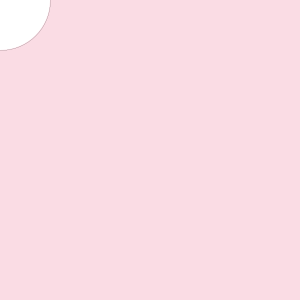
Frame 1 (no input)
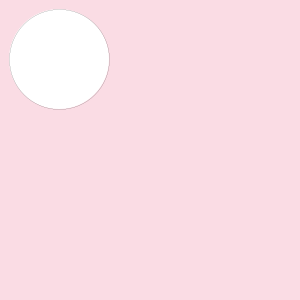
Frame 60 (the mouse pressed at the canvas centre just before this capture)
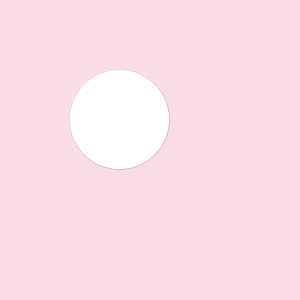
Frame 120 (the mouse held since frame 60 and released just before this capture)

The Processing sketch that drew these frames (run headless with seeded random() and noise(); from frame 60 on, the mouse is pressed at the canvas centre):

// Processing sketch: movement2
// ── movement2.pde
int x = 0;
int y = 0;

void setup(){
  size(300,300);
}

void draw(){
  background(250, 220, 228);
  strokeWeight(0);
  fill(255);
  circle(x, y, 100);
  x = x + 1;
  y = y + 1;
  if ( x > 350)
    x = -50;
  if( y > 350)
    y = -50;
}
